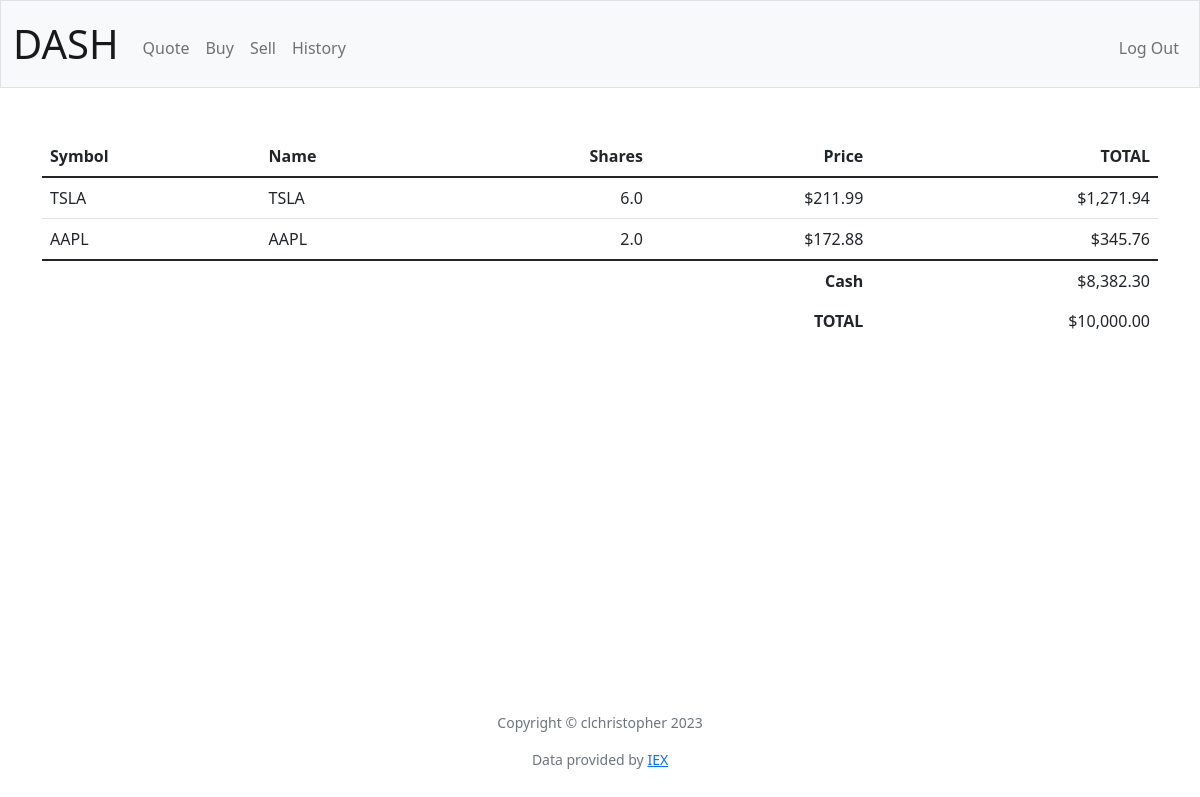
The page / (signed in) on the database its author committed.
### tables this page shows
CREATE TABLE portfolio (
        id INTEGER PRIMARY KEY,
        user_id INTEGER,
        symbol TEXT NOT NULL,
        price FLOAT,
        quantity FLOAT
    );

CREATE TABLE users (id INTEGER PRIMARY KEY AUTOINCREMENT NOT NULL, username TEXT NOT NULL, hash TEXT NOT NULL, cash NUMERIC NOT NULL DEFAULT 10000.00);

### app.py (the view)
@app.route("/")
@login_required
def index():
    portfolio = db.execute("SELECT * FROM portfolio WHERE user_id = ?", (session['user_id']))
    cash = db.execute("SELECT cash FROM users WHERE id = ?", session["user_id"])
    total = cash[0]["cash"]
    for stock in portfolio:
        total += stock["quantity"] * stock["price"]
    return render_template("index.html", portfolio=portfolio, cash=cash, total=round(total, 2))

### app.py (called while the page is built)
@app.after_request
def after_request(response):
    response.headers["Cache-Control"] = "no-cache, no-store, must-revalidate"
    response.headers["Expires"] = 0
    response.headers["Pragma"] = "no-cache"
    return response

### helpers.py (called while the page is built)
def login_required(f):
    @wraps(f)
    def decorated_function(*args, **kwargs):
        if session.get("user_id") is None:
            return redirect("/login")
        return f(*args, **kwargs)
    return decorated_function

def usd(value):
    return f"${value:,.2f}"

### templates/index.html (shortened to what this page needs)
{% extends "layout.html" %}
{% block main %}
<table class="table ">
    <thead>
        <tr>
            <th class="text-start">Symbol</th>
            <th class="text-start">Name</th>
            <th class="text-end">Shares</th>
            <th class="text-end">Price</th>
            <th class="text-end">TOTAL</th>
        </tr>
    </thead>
   <tbody>
        {% for stock in portfolio %}
            <tr>
                <td class="text-start">{{stock.symbol | upper  }} </td>
                <td class="text-start">{{ stock.symbol | upper   }} </td>
                <td class="text-end">{{ stock.quantity }} </td>
                <td class="text-end">{{ stock.price | usd  }}</td>
                <td class="text-end">{{ (stock.quantity * stock.price) | usd}}</td>
            </tr>
        {% endfor %}
    </tbody>
    <tfoot>
        <tr>
            <td class="border-0 fw-bold text-end" colspan="4">Cash</td>
            <td class="border-0 text-end">{{ cash[0]["cash"] | usd}}</td>
        </tr>
        <tr>
            <td class="border-0 fw-bold text-end" colspan="4">TOTAL</td>
            <td class="border-0 w-bold text-end">{{  total | usd }}</td>
        </tr>
    </tfoot>
</table>
{% endblock %}

### templates/layout.html (shortened to what this page needs)
<!DOCTYPE html>
<html lang="en">
    <head>
        <link href="https://cdn.jsdelivr.net/npm/bootstrap@5.1.3/dist/css/bootstrap.min.css" rel="stylesheet">
        <link href="/static/styles.css" rel="stylesheet">
    </head>
    <body>
        <nav class="bg-light border navbar navbar-expand-md navbar-light">
            <div class="container-fluid">
                <a class="navbar-brand" href="/" id="logo">DASH</a>
                <div class="collapse navbar-collapse" id="navbar">
                    {% if session["user_id"] %}
                        <ul class="navbar-nav me-auto mt-2">
                            <li class="nav-item"><a class="nav-link" href="/quote">Quote</a></li>
                            <li class="nav-item"><a class="nav-link" href="/buy">Buy</a></li>
                            <li class="nav-item"><a class="nav-link" href="/sell">Sell</a></li>
                            <li class="nav-item"><a class="nav-link" href="/history">History</a></li>
                        </ul>
                        <ul class="navbar-nav ms-auto mt-2">
                            <li class="nav-item"><a class="nav-link" href="/logout">Log Out</a></li>
                        </ul>
                    {% else %}
                        <ul class="navbar-nav ms-auto mt-2">
                            <li class="nav-item"><a class="nav-link" href="/register">Register</a></li>
                            <li class="nav-item"><a class="nav-link" href="/login">Log In</a></li>
                        </ul>
                    {% endif %}
                </div>
            </div>
        </nav>
        <main class="container py-5 text-center">
            {% block main %}{% endblock %}
        </main>
        <footer class="mb-5 small text-center text-muted">
            <p>Copyright © clchristopher 2023 </p>
            Data provided by <a href="https://iexcloud.io/">IEX</a>
        </footer>
    </body>
</html>

### static/styles.css (style rules this page uses)
nav .navbar-brand { font-size: 40px; }
footer { position: absolute; bottom: 0; width: 100%; height: 2.5rem; }

### rows shown on the page
portfolio: symbol "TSLA", quantity "6.0", price "$211.99", (stock.quantity*stock.price)|usd "$1,271.94"
portfolio: symbol "AAPL", quantity "2.0", price "$172.88", (stock.quantity*stock.price)|usd "$345.76"
users: cash "$8,382.30"

### other values the page prints
{{ total | usd }} "$10,000.00"
